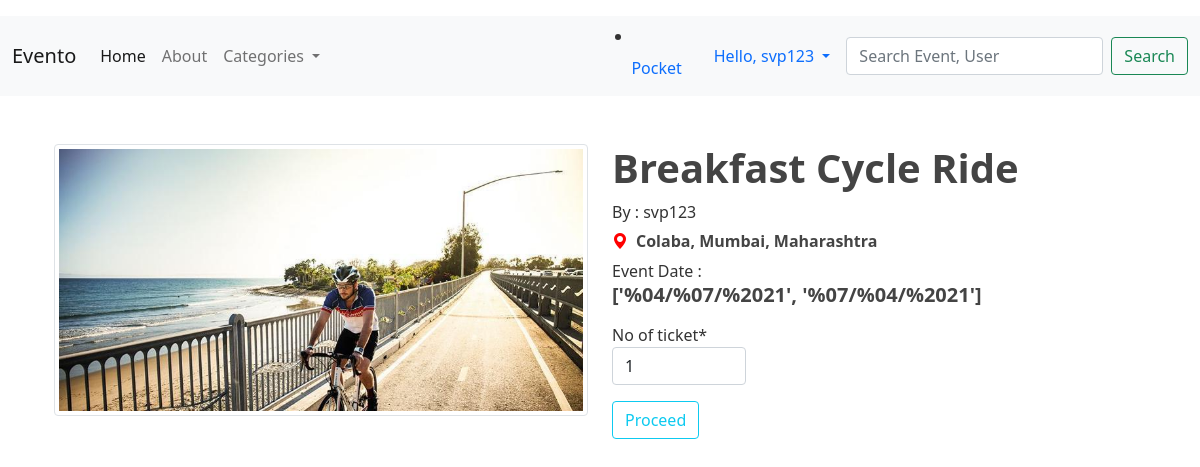
The app's page /booking/25/ (signed in) with its own data.
### events/models.py (models this page shows, shortened)
class Event(models.Model):
    category = [
        ('convention', 'Convention'),
        ('tech', 'Technology'),
        ('charity', 'Charity & Fundraising Event'),
        ('seminar', 'Seminar'),
        ('workshop_education', 'Workshop/Education'),
        ('sport_outdoor', 'Sports/Outdoor Activity'),
        ('art_entertain', 'Art & Entertainment'),
        ('concert', 'Concert'),
    ]
    category.sort()
    category.append(('other', 'Other'))
    title = models.CharField(max_length=200, unique=True)
    description = RichTextField()
    venue = models.TextField()
    city = models.CharField(max_length=100, null=True, blank=True)
    event_category = models.CharField(max_length=20, choices=category)
    publisher = models.ForeignKey(User, on_delete = models.CASCADE)
    event_banner_img = models.ImageField(upload_to = 'events_banner/')
    date_added = models.DateField(auto_now_add=True,)
    event_date = models.DateField(blank=True, null=True)
    pricing = models.IntegerField(blank=True, null=True, default=0)
    keywords = models.CharField(max_length=200, blank=True)
    featured = models.BooleanField(default=False)
    disabled = models.BooleanField(default=False)
    class Meta:
        ordering = ["-date_added"]

### payments/views.py (the view)
# urls.py: path('<int:pk>/', views.payment, name='event-payment'),
@login_required
def payment(request, pk):
    if request.method == 'POST':
        form = BookingForm(request.POST)
        try:
            event = Event.objects.get(id=pk)
            ticket_price = event.pricing
        except Event.DoesNotExist:
            raise Http404
        """Create a model instance for booking and save"""
        if form.is_valid():
            no_of_ticket = form.cleaned_data.get('no_of_ticket')
            total_amount = ticket_price * no_of_ticket
            try:
                booking = Booking.objects.create(event=event,
                                                user=request.user,
                                                no_of_ticket=no_of_ticket,
                                                total_amount=total_amount)
                booking.save()
            except Exception as e:
                return HttpResponse(f'[EXCEPTION] : {e}')
            """Razorpay Attributes"""
            DATA = {
                    "amount": total_amount*100,
                    "currency": "INR",
                    "receipt": booking.order_id,
                    "payment_capture": 0,
                    "notes": {
                        "key1": f"Booking ticket for {booking.event}",
                    }
                }
            razor_order = razorpay_client.order.create(data=DATA)
            print(razor_order['id'])
            booking.razorpay_order_id = razor_order['id']
            booking.save()
            callback_url = 'http://'+ str(get_current_site(request))+"/booking/razorresponse/"
            context = {
                'booking' : booking,
                'razorpay_order_id' : booking.razorpay_order_id,
                'order_id' : booking.order_id,
                'total_amount' : booking.total_amount,
                'key_id' : settings.KEY_ID,
                'callback_url':callback_url
            }
            return render(request, 'payments/checkout.html', context= context)
    else:
        form =  BookingForm()
        try:
            event = Event.objects.get(id=pk)
        except Event.DoesNotExist:
            raise Http404
        return render(request, 'payments/payment.html', {'form':form, 'event':event})

### payments/forms.py
class BookingForm(forms.ModelForm):
    class Meta:
        model = Booking
        fields = ['no_of_ticket']
        widgets = {
            'no_of_ticket' : forms.NumberInput(attrs={'class':'col-sm'}),
        }

### payments/templates/payments/payment.html (shortened to what this page needs)
{% extends "events/base.html" %}
{% load crispy_forms_tags %}
{% block content %}
    <div class='container'>
        <div class="row my-5">
            <div class='col-6 event_banner'>
                <img class='img-thumbnail' src={{event.event_banner_img.url}}>
            </div>
            <div class='col-6 event_meta'>
                <h1>{{event.title}}</h1>
                <span>By : {{event.publisher}}</span>
                <h6 class='my-2'><i class="bi bi-geo-alt-fill pe-2"></i>{{event.venue}}</h6>
                <span>Event Date : </span>
                <h5>{{event.event_date}}</h5>
                <form method="POST">
                <div class="col-3 my-3">
                    {{ form|crispy }}
                </div>
                <div class='col-6'>
                    <button class="btn btn-outline-info" type="submit"> Proceed </button>
                </div>
                </form>
            </div>
            </div>
        </div>
    </div>
{%endblock%}

### events/templates/events/base.html (shortened to what this page needs)
{% load static %}
<!DOCTYPE html>
<html lang="en">
  <head>
    <link
      href="https://cdn.jsdelivr.net/npm/bootstrap@5.0.1/dist/css/bootstrap.min.css"
      rel="stylesheet"
    />
    <link
      rel="stylesheet"
      href="https://cdn.jsdelivr.net/npm/bootstrap-icons@1.5.0/font/bootstrap-icons.css"
    />
    <link rel="stylesheet" type="text/css" href="{% static 'css/main.css' %}" />
  </head>
  <body>
    <nav class="navbar navbar-expand-lg navbar-light bg-light">
      <div class="container-fluid">
        <a class="navbar-brand" href="{% url 'home-page' %}">Evento</a>
        <div class="collapse navbar-collapse" id="navbarSupportedContent">
          <ul class="navbar-nav me-auto mb-2 mb-lg-0">
            <li class="nav-item">
              <a
                class="nav-link active"
                aria-current="page"
                href="{% url 'home-page' %}"
                >Home</a
              >
            </li>
            <li class="nav-item">
              <a class="nav-link" href="#">About</a>
            </li>
            <li class="nav-item dropdown">
              <a
                class="nav-link dropdown-toggle"
                href="#"
                id="navbarDropdown"
                role="button"
                data-bs-toggle="dropdown"
                aria-expanded="false"
              >
                Categories
              </a>
            </li>
          </ul>
          {% if user.is_authenticated %}
          <li class="nav-item">
            <a class="nav-link" href="{% url 'pocket' %}">Pocket</a>
          </li>
          <li class="nav-item dropdown d-flex">
            <a
              class="nav-link dropdown-toggle"
              href="#"
              id="navbarDropdown"
              role="button"
              data-bs-toggle="dropdown"
              aria-expanded="false"
            >
              Hello, {{user.username}}
            </a>
          </li>
          {% endif %}
          <form class="d-flex" method="GET" action="{% url 'search-field' %}">
            <input
              class="form-control me-2"
              type="search"
              name="search"
              placeholder="Search Event, User"
            />
            <button class="btn btn-outline-success" type="submit">
              Search
            </button>
          </form>
        </div>
      </div>
    </nav>
    <div class="container">
      {% block content%}
      {% endblock content %}
  </body>
</html>

### events/static/css/main.css (style rules this page uses)
body { background: #ffffff; color: #333333; margin-top: 1rem; }
.navbar { top: 0px; }
h1, h2, h3, h4, h5, h6 { color: #444444; font-weight: 600; }
a { color: #282a2c; text-decoration: none; }
i { display: inline; width: 50px; }
.bi-geo-alt-fill { color: red; }

### records on screen
Event: event_banner_img (picture), title "Breakfast Cycle Ride", publisher "svp123", venue "Colaba, Mumbai, Maharashtra", event_date "['%04/%07/%2021', '%07/%04/%2021']"

### other values on screen
{{ user.username }} "svp123"
